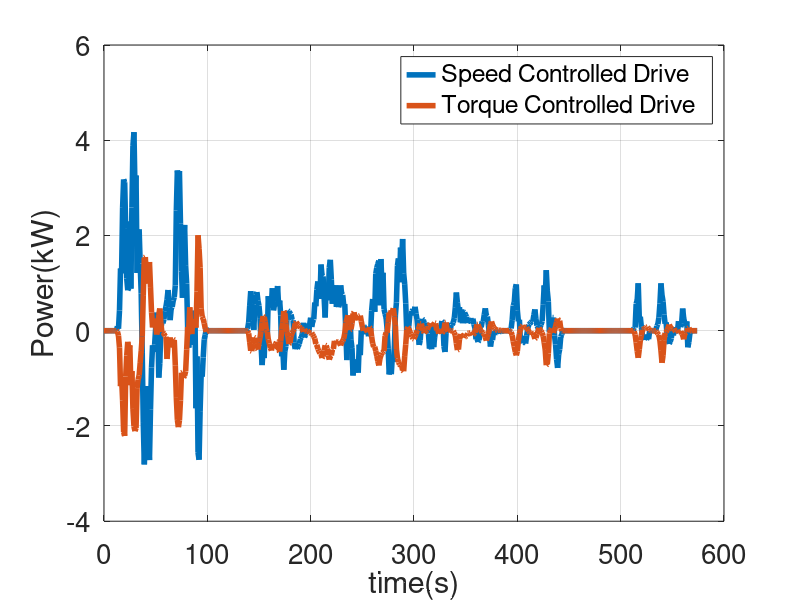
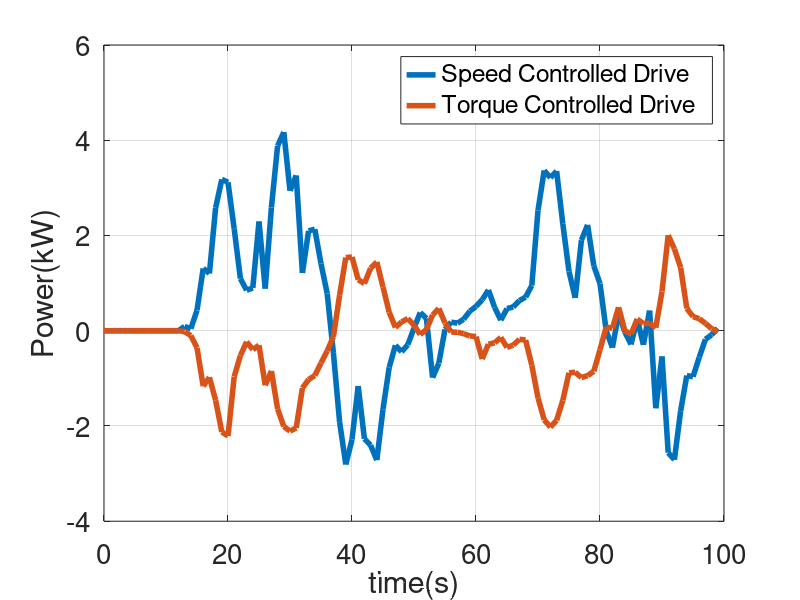
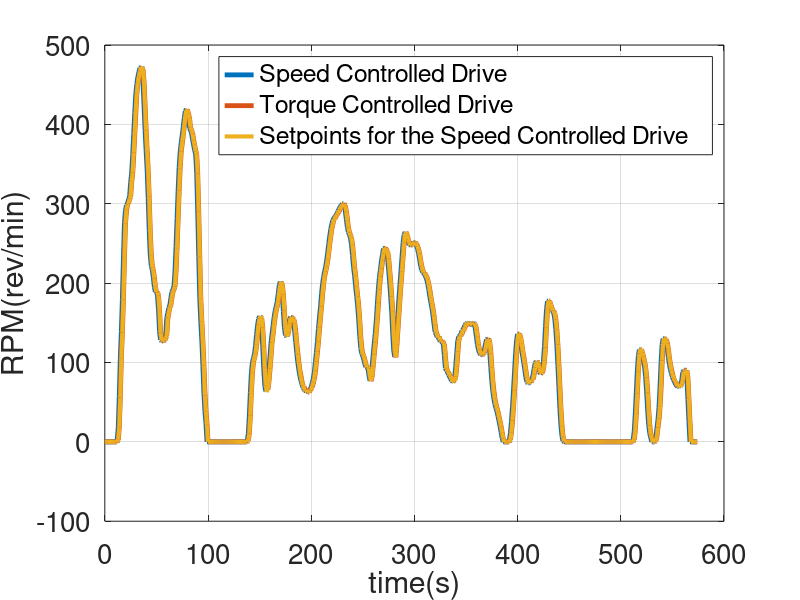
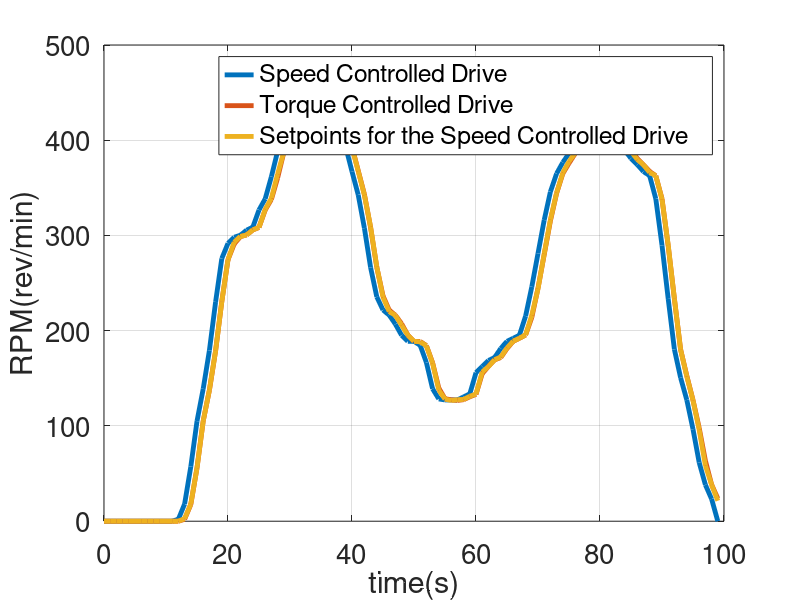

Source code (MATLAB) for these figures, in order:
clc
clear all

load("lowcycle_variables.mat")
a=Power(1:575);
b=Power1(1:575);
t=Time(1:575);

energy=zeros(576,1);
energy2=zeros(576,1);

%%
c=MeasuredRPM(1:575); % of the speed_controlled_drve
d=MeasuredRPM1(1:575); % torque_c_drive
e=RPMSetpoints(1:575); % sp send to the speed_c_drive

f=TorqueEst(1:575); % of the s_c_drive
g=TorquesEsts(1:575); % of the t_c_d
h=Torque_SP(1:575); % sp send to the torque_drive

power_cal=c.*f; %rpm times the torque in rev/min*newton*meter
power_cal=power_cal./9.5488; % needs to be converted like this 
power_cal2=d.*g;
power_cal2=power_cal2./9.5488; % Power(kW)=Torque(N.m)*speed(RPM)/9.5488

%%
for n=1:(length(a)-1)
    energy(n+1) = Power(n+1)+energy(n);
end

for n=1:(length(a)-1)
    energy2(n+1) = Power1(n+1)+energy2(n);
end

energy=energy./3.6; %kWseconds to kWh conversion
energy2=energy2./3.6;
energy(576)=[]; % discarding last element for easier graphing
energy2(576)=[];
%% Power Graph
figure
plot (t,a,'LineWidth',4);
set(gca,'FontSize',20)
grid on;
hold on;

plot (t,b,'LineWidth',4);
hold on;

xlabel('time(s)')
ylabel('Power(kW)')
legend('Speed Controlled Drive', 'Torque Controlled Drive')

%% Power Graph (1:100)
figure
plot (t(1:100),a(1:100),'LineWidth',4);
set(gca,'FontSize',20)
grid on;
hold on;

plot (t(1:100),b(1:100),'LineWidth',4);
hold on;

xlabel('time(s)')
ylabel('Power(kW)')
legend('Speed Controlled Drive', 'Torque Controlled Drive')

%% RPM Graph
figure
plot (t,e,'LineWidth',3.5);
hold on;
plot (t,c,'LineWidth',3.5);
grid on;
set(gca,'FontSize',20)
hold on;
plot (t,d,'LineWidth',3);
hold on;
xlabel('time(s)')
ylabel('RPM(rev/min)')
legend('Speed Controlled Drive', 'Torque Controlled Drive', 'Setpoints for the Speed Controlled Drive')
%% RPM Graph (1:100)
figure
plot (t(1:100),e(1:100),'LineWidth',3.5);
hold on;
plot (t(1:100),c(1:100),'LineWidth',3.5);
grid on;
set(gca,'FontSize',20)
hold on;
plot (t(1:100),d(1:100),'LineWidth',3.5);
hold on;
xlabel('time(s)')
ylabel('RPM(rev/min)')
legend('Speed Controlled Drive', 'Torque Controlled Drive', 'Setpoints for the Speed Controlled Drive')
%% Torque Graph
figure
plot (t,f,'LineWidth',3.5);
grid on;
set(gca,'FontSize',20)
hold on;
plot (t,g,'LineWidth',3.5);
hold on;
plot (t,h,'LineWidth',3.5);
hold on;
xlabel('time(s)')
ylabel('Torque(N.M)')
legend('Speed Controlled Drive', 'Torque Controlled Drive', 'Setpoints for the Speed Controlled Drive')
%% Torque Graph (1:100)
figure
plot (t(1:100),f(1:100),'LineWidth',3.5);
grid on;
set(gca,'FontSize',20)
hold on;
plot (t(1:100),g(1:100),'LineWidth',3.5);
hold on;
plot (t(1:100),h(1:100),'LineWidth',3.5);
hold on;
xlabel('time(s)')
ylabel('Torque(N.M)')
legend('Speed Controlled Drive', 'Torque Controlled Drive', 'Setpoints for the Speed Controlled Drive')
%% Energy Graph
%figure
%plot (t,energy);
%hold on;
%plot (t,energy2);
%hold on;
%xlabel('time(s)')
%ylabel('Energy(kWh)')
%legend('Speed Controlled Drive', 'Torque Controlled Drive')
